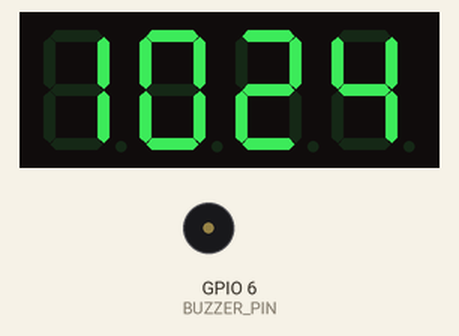
The sketch below on a simulated ESP8266 (NodeMCU). Shown: 4-digit seven-segment display, buzzer (waves = sounding, pin HIGH). WiFi joins after 1.5 s; servers stay silent unless stated; network time is answered at once with the bench clock; the local clock reads 2024-03-15 10:24:30 at power-on unless the sketch sets it; what the sketch prints to the serial monitor is not drawn.

Above: at 2.85 s.
At 29.1 s:
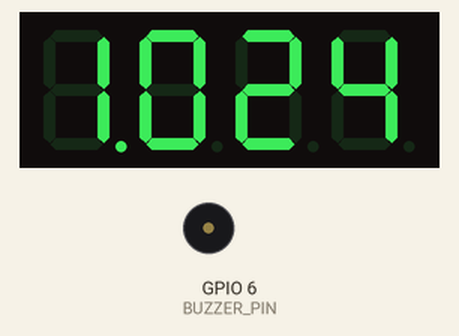
At 65.1 s:
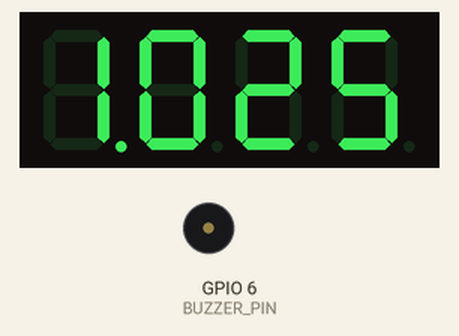
At 128.1 s:
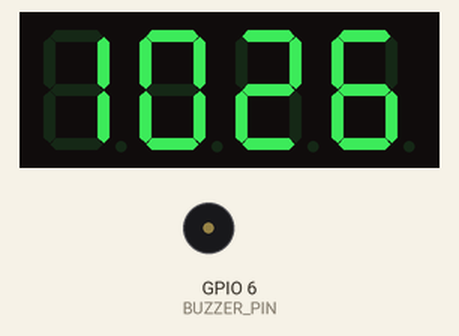
Timing chart, 0 to 129.6 s (numbered marks = the images above):
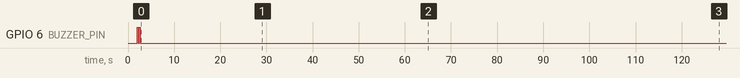

The sketch:

esp8266-TM1637-4in1.ino
```cpp
#include <ESP8266WiFi.h>
#include <WiFiUdp.h>
#include <NTPClient.h>
#include <TM1637Display.h>

// NTP Client settings
const char* ssid     = "ssid";
const char* password = "password";
WiFiUDP ntpUDP;
NTPClient timeClient(ntpUDP, "pool.ntp.org", 3600 * 2, 60000);  // UTC+1 časová zóna aktualizácia každú minútu

// TM1637 settings
#define CLK_PIN  5  // TM1637 CLK pin
#define DIO_PIN  7  // TM1637 DIO pin
TM1637Display display(CLK_PIN, DIO_PIN);

// Buzzer pin
#define BUZZER_PIN 6

bool colonVisible = true;  // Stav dvojbodky (viditeľná/neviditeľná)
unsigned long previousMillis = 0; // Čas posledného preklopenia stavu dvojbodky
const long interval = 1000; // Interval na preklopenie stavu dvojbodky (1 sekunda)

String previousHour = "";  // Premenná na uloženie predchádzajúcej hodiny
bool buzzedAt550 = false;  // Indikátor, či už bzučiak bzučal o 5:50

void setup() {
  Serial.begin(115200);

  // Initialize TM1637 display
  display.setBrightness(0x0f);  // Nastavenie intenzity svietenia

  // Connect to Wi-Fi
  WiFi.begin(ssid, password);
  while (WiFi.status() != WL_CONNECTED) {
    delay(1000);
    Serial.println("Connecting to WiFi...");
  }
  Serial.println("Connected to WiFi");

  // Initialize NTPClient
  timeClient.begin();

  // Set up buzzer pin
  pinMode(BUZZER_PIN, OUTPUT);
}

void loop() {
  timeClient.update();

  // Získanie formátovaného času (HH:MM:SS)
  String formattedTime = timeClient.getFormattedTime();

  // Extrahovanie hodín a minút
  String hours = formattedTime.substring(0, 2);
  String minutes = formattedTime.substring(3, 5);

  // Kontrola času a preklopenie stavu dvojbodky
  unsigned long currentMillis = millis();
  if (currentMillis - previousMillis >= interval) {
    previousMillis = currentMillis;
    colonVisible = !colonVisible;  // Zmena stavu dvojbodky

    // Zobrazenie času s alebo bez dvojbodky na TM1637 displeji
    int displayTime = (hours.toInt() * 100) + minutes.toInt();
    display.showNumberDecEx(displayTime, colonVisible ? 0x80 : 0x00, true); // Zobraz číslo s dvojbodkou
  }

  // Kontrola zmeny hodiny, okrem časov 23:00 až 05:00
  if (previousHour != hours) {
    previousHour = hours;
    buzzedAt550 = false;  // Reset indikátora po každej hodine

    int hourInt = hours.toInt();
    if (hourInt < 23 && hourInt >= 6) {
      // Zabzučanie bzučiaku 2x rýchlo
      for (int i = 0; i < 2; i++) {
        digitalWrite(BUZZER_PIN, HIGH);
        delay(200);  // Zapnutie bzučiaku na 200 ms
        digitalWrite(BUZZER_PIN, LOW);
        delay(200);  // Pauza medzi zapnutím
      }
    }
  }

  // Kontrola na čas 5:50 a zabezpečenie, že bzučiak zabzučí len raz
  if (hours == "05" && minutes == "50" && !buzzedAt550) {
    buzzedAt550 = true;  // Nastavenie indikátora, aby sa sekvencia nevykonala viackrát
    for (int i = 0; i < 10; i++) {
      digitalWrite(BUZZER_PIN, HIGH);
      delay(1000);  // Zapnutie bzučiaku na 1 sekundu
      digitalWrite(BUZZER_PIN, LOW);
      delay(1000);  // Pauza na 1 sekundu
    }
  }
}
```

Measured:
- by itself, GPIO 6 (BUZZER_PIN): alternates HIGH for 0.20 s and LOW for 0.20 s, 4 changes in all, then stays LOW
- what the display in image 1 shows lasts 1.0 s, from 29.1 s to 30.1 s
